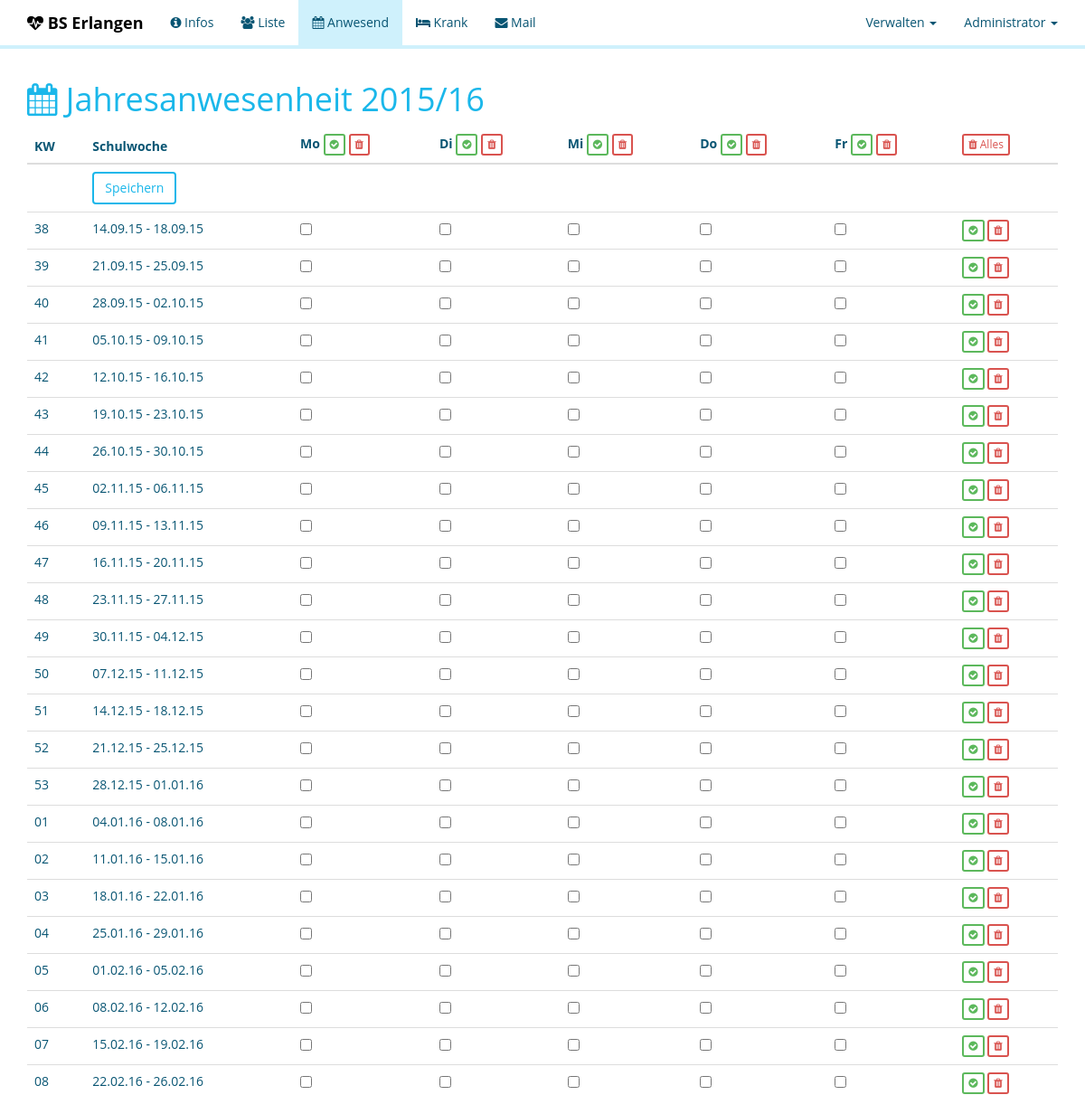
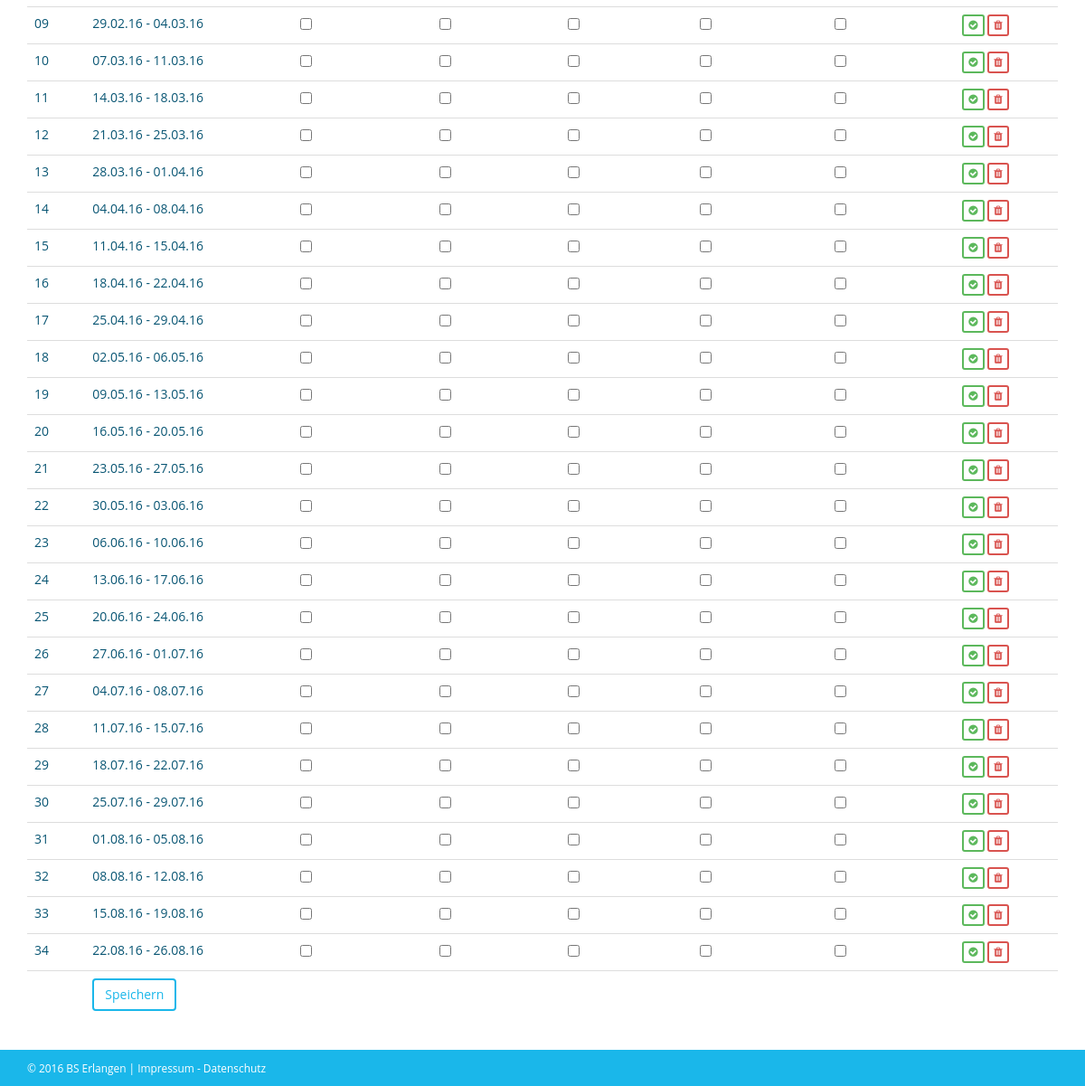
/?p=attendence (signed in), run on the app's committed database (2 pictures, top to bottom).
### tables this page shows
CREATE TABLE settings (
	  set_id        INT(11)       NOT NULL  AUTO_INCREMENT
	, set_start     DATE          NOT NULL                  COMMENT 'The first day of the school year'
	, set_end       DATE          NOT NULL                  COMMENT 'The last day of the school year'
	, PRIMARY KEY (set_id)
);

### php/contents/load.php (called while the page is built, shortened)
<?php
$p = isset($_GET['p']) ? trim($_GET['p']) : 'default';
switch ($p)
{
	case 'attendence':
		include_once __DIR__.'/attendence.php';
		break;
}
?>

### php/includes/database.php (called while the page is built, shortened)
<?php
class Database {
	private $conn;
	function __construct()
	{
		global $config;
		$this->conn = new PDO('mysql:dbname='.$config['db_name'].';host='.$config['db_host'].';port='.$config['db_port'].';charset=utf8', $config['db_user'], $config['db_pass']);
		$this->conn->setAttribute(PDO::ATTR_PERSISTENT, true);
		$this->conn->setAttribute(PDO::ATTR_ERRMODE, PDO::ERRMODE_EXCEPTION);
		$this->conn->query("SET lc_time_names = 'de_DE';");
	}
	public function getSettings()
	{
		$sql = "SELECT
	  set_start    AS start
	, set_end      AS end
FROM
	settings
WHERE
	set_id = 1
;";
		$stmt = $this->conn->prepare($sql);
		$stmt->execute();
		$res = $stmt->fetch(PDO::FETCH_OBJ);
		return $res;
	}
	public function getHolidays()
	{
		$sql = "SELECT
	  hol_id    AS id
	, hol_start AS start
	, hol_end   AS end
	, hol_weeks AS weeks
FROM
	  holidays
	, settings
WHERE
	set_start <= hol_end
	AND
	hol_start <= set_end
ORDER BY
	hol_start
;";
		$stmt = $this->conn->prepare($sql);
		$stmt->execute();
		$res = $stmt->fetchAll(PDO::FETCH_OBJ);
		return $res;
	}
	public function getAttendence($id)
	{
		$sql = "SELECT
	  att_week AS week
	, att_tue  AS tue
	, att_mon  AS mon
	, att_wed  AS wed
	, att_thu  AS thu
	, att_fri  AS fri
FROM
	attendences
JOIN
	settings ON set_id = 1
WHERE
	att_user = :id
	AND
	att_year = YEAR(set_start)
ORDER BY
	att_year, att_week
;";
		$stmt = $this->conn->prepare($sql);
		$stmt->bindValue(':id', $id);
		$stmt->execute();
		return $stmt->fetchAll(PDO::FETCH_OBJ);
	}
}
?>

### php/includes/include.php (called while the page is built, shortened)
<?php
require_once DIR.'/php/includes/database.php';
require_once DIR.'/php/includes/menu.php';
require_once DIR.'/php/includes/page.php';
$db = new Database();
?>

### php/contents/attendence.php (the view, shortened to what this page needs)
<?php
$notify = '';
function isHoliday($array, $unix_time, $settings = null)
{
	if (count($array) <= 0 || intval($unix_time) <= 0)
		return false;
	return false;
}
function isPresent($array, $week, $day)
{
	$allowed = array('mon', 'tue', 'wed', 'thu', 'fri');
	if (count($array) <= 0 || intval($week) <= 0 || !in_array($day, $allowed))
		return false;
	return false;
}
$weeks = array();
$settings = $db->getSettings();
$holidays = $db->getHolidays();
$attendence = $db->getAttendence(intval($_SESSION['id']));
$yearstart = strtotime($settings->start);
$yearend = strtotime($settings->end);
if (date('N', $yearstart) == 1)
{
	$weekstart = $yearstart;
}
else {
	$weekstart = strtotime('-'.(date('N', $yearstart) - 1).' day', $yearstart);
}
for ($week = $weekstart; $week <= $yearend; $week = strtotime('+ 1 week', $week))
{
	$w = date('W', $week);
	$tmp = '<tr>';
	$tmp.= '<td>'.$w.'</td>';
	$tmp.= '<td>'.date('d.m.y', $week).' - '.date('d.m.y', strtotime('+ 4 day', $week)).'</td>';
	if (isHoliday($holidays, $week, $settings))
	{
		$tmp.= '<td><input type="checkbox" name="week_'.$w.'_mon" value="1" disabled></td>';
	}
	else if (isPresent($attendence, $w, 'mon'))
	{
		$tmp.= '<td><input type="checkbox" name="week_'.$w.'_mon" value="1" checked="checked"></td>';
	}
	else
	{
		$tmp.= '<td><input type="checkbox" name="week_'.$w.'_mon" value="1" class="check_mon"></td>';
	}
	if (isHoliday($holidays, strtotime('+1 day', $week), $settings))
	{
		$tmp.= '<td><input type="checkbox" name="week_'.$w.'_tue" value="1" disabled></td>';
	}
	else if (isPresent($attendence, $w, 'tue'))
	{
		$tmp.= '<td><input type="checkbox" name="week_'.$w.'_tue" value="1" checked="checked"></td>';
	}
	else
	{
		$tmp.= '<td><input type="checkbox" name="week_'.$w.'_tue" value="1" class="check_tue"></td>';
	}
	if (isHoliday($holidays, strtotime('+2 day', $week), $settings))
	{
		$tmp.= '<td><input type="checkbox" name="week_'.$w.'_wed" value="1" disabled></td>';
	}
	else if (isPresent($attendence, $w, 'wed'))
	{
		$tmp.= '<td><input type="checkbox" name="week_'.$w.'_wed" value="1" checked="checked"></td>';
	}
	else
	{
		$tmp.= '<td><input type="checkbox" name="week_'.$w.'_wed" value="1" class="check_wed"></td>';
	}
	if (isHoliday($holidays, strtotime('+3 day', $week), $settings))
	{
		$tmp.= '<td><input type="checkbox" name="week_'.$w.'_thu" value="1" disabled></td>';
	}
	else if (isPresent($attendence, $w, 'thu'))
	{
		$tmp.= '<td><input type="checkbox" name="week_'.$w.'_thu" value="1" checked="checked"></td>';
	}
	else
	{
		$tmp.= '<td><input type="checkbox" name="week_'.$w.'_thu" value="1" class="check_thu"></td>';
	}
	if (isHoliday($holidays, strtotime('+4 day', $week), $settings))
	{
		$tmp.= '<td><input type="checkbox" name="week_'.$w.'_fri" value="1" disabled></td>';
	}
	else if (isPresent($attendence, $w, 'fri'))
	{
		$tmp.= '<td><input type="checkbox" name="week_'.$w.'_fri" value="1" checked="checked"></td>';
	}
	else
	{
		$tmp.= '<td><input type="checkbox" name="week_'.$w.'_fri" value="1" class="check_fri"></td>';
	}
	$tmp.= '<td>
		<button type="button" class="btn btn-success-outline btn-xs set-week" week="'.$w.'"><span class="fa fa-check-circle"></span></button>
		<button type="button" class="btn btn-danger-outline btn-xs unset-week" week="'.$w.'"><span class="fa fa-trash"></span></button>
	</td>';
	$tmp.= '</tr>';
	$weeks[] = $tmp;
}
$content = '
<h1><span class="fa fa-calendar"></span> Jahresanwesenheit '.date('Y', $yearstart).'/'.date('y', $yearend).'</h1>
<form method="post" action="'.URL.'/?p=attendence">
'.$notify.'
<table class="table">
	<thead>
		<tr>
			<th>KW</th>
			<th>Schulwoche</th>
			<th>
				Mo
				<button type="button" class="btn btn-xs btn-success-outline set-day" day="mon"><span class="fa fa-check-circle"></span></button>
				<button type="button" class="btn btn-xs btn-danger-outline unset-day" day="mon"><span class="fa fa-trash"></span></button>
			</th>
			<th>
				Di
				<button type="button" class="btn btn-xs btn-success-outline set-day" day="tue"><span class="fa fa-check-circle"></span></button>
				<button type="button" class="btn btn-xs btn-danger-outline unset-day" day="tue"><span class="fa fa-trash"></span></button>
			</th>
			<th>
				Mi
				<button type="button" class="btn btn-xs btn-success-outline set-day" day="wed"><span class="fa fa-check-circle"></span></button>
				<button type="button" class="btn btn-xs btn-danger-outline unset-day" day="wed"><span class="fa fa-trash"></span></button>
			</th>
			<th>
				Do
				<button type="button" class="btn btn-xs btn-success-outline set-day" day="thu"><span class="fa fa-check-circle"></span></button>
				<button type="button" class="btn btn-xs btn-danger-outline unset-day" day="thu"><span class="fa fa-trash"></span></button>
			</th>
			<th>
				Fr
				<button type="button" class="btn btn-xs btn-success-outline set-day" day="fri"><span class="fa fa-check-circle"></span></button>
				<button type="button" class="btn btn-xs btn-danger-outline unset-day" day="fri"><span class="fa fa-trash"></span></button>
			</th>
			<th><button type="button" class="btn btn-xs btn-danger-outline unset"><span class="fa fa-trash"></span> Alles</button></th>
		</tr>
	</thead>
	<tbody>
		<tr>
			<td></td>
			<td><button type="submit" class="btn btn-bs-outline">Speichern</button></td>
			<td></td>
			<td></td>
			<td></td>
			<td></td>
			<td></td>
			<td></td>
		</tr>
		'.implode(PHP_EOL, $weeks).'
		<tr>
			<td></td>
			<td><button type="submit" class="btn btn-bs-outline">Speichern</button></td>
			<td></td>
			<td></td>
			<td></td>
			<td></td>
			<td></td>
			<td></td>
		</tr>
	</tbody>
</table>
</form>
';
?>

### php/includes/page.php (shortened to what this page needs)
<?php
class Page
{
	private $layout;
	private $title;
	private $brand;
	private $js;
	private $css;
	private $content;
	private $footer;
	private $menu;
	function __construct($file)
	{
		$this->js = array();
		$this->css = array();
		$this->menu = array();
		$this->layout = file_get_contents($file);
	}
	function __toString()
	{
		return $this->replace();
	}
	public function addJS($file)
	{
		$this->js[] = '<script type="text/javascript" src="'.$file.'"></script>';
	}
	public function addCSS($file)
	{
		$this->css[] = '<link rel="stylesheet" type="text/css" href="'.$file.'">';
	}
	public function addMenu(Menu $menu)
	{
		$this->menu[] = $menu;
	}
	public function setBrand($brand)
	{
		$this->brand = $brand;
	}
	public function setTitle($title)
	{
		$this->title = $title;
	}
	public function setFooter($footer)
	{
		$this->footer = $footer;
	}
	public function setContent($content)
	{
		$this->content = $content;
	}
	private function replace()
	{
		$css = implode(PHP_EOL, $this->css);
		$js = implode(PHP_EOL, $this->js);
		$menu = '';
		foreach ($this->menu as $m)
			$menu .= $m;
		$src = array('{CSS}', '{JS}', '{BRAND}', '{TITLE}', '{MENU}', '{CONTENT}', '{FOOTER}', '{URL}');
		$dst = array($css, $js, $this->brand, $this->title, $menu, $this->content, $this->footer, URL);
		return str_replace($src, $dst, $this->layout);
	}
}
?>

### index.php (shortened to what this page needs)
<?php
require_once DIR.'/php/includes/include.php';
$page = new AMWD\Page(DIR.'/php/layout.html');
$page->setBrand('<span class="fa fa-heartbeat"></span> BS Erlangen');
$page->setTitle('SSD BS Erlangen');
$page->setFooter('&copy; '.date('Y').' BS Erlangen | <a href="'.URL.'/?p=imprint">Impressum</a> - <a href="'.URL.'/?p=privacy">Datenschutz</a>');
$page->addCSS('https://maxcdn.bootstrapcdn.com/bootstrap/3.3.6/css/bootstrap.min.css');
$page->addCSS(URL.'/css/bootstrap-outline.min.css');
$page->addCSS('https://maxcdn.bootstrapcdn.com/font-awesome/4.6.1/css/font-awesome.min.css');
$page->addCSS(URL.'/submodules/datepicker/dist/css/bootstrap-datepicker3.min.css');
$page->addCSS(URL.'/css/layout.min.css');
$page->addCSS(URL.'/css/main.css');
$page->addJS('https://code.jquery.com/jquery-2.2.3.min.js');
$page->addJS('https://maxcdn.bootstrapcdn.com/bootstrap/3.3.6/js/bootstrap.min.js');
$page->addJS(URL.'/submodules/datepicker/dist/js/bootstrap-datepicker.min.js');
$page->addJS(URL.'/submodules/datepicker/dist/locales/bootstrap-datepicker.de.min.js');
$page->addJS(URL.'/js/api.js');
$page->addJS(URL.'/js/main.js');
require_once DIR.'/php/contents/load.php';
echo $page;
?>

### php/includes/menu.php (shortened to what this page needs)
<?php
class Menu
{
	private $menu;
	private $right;
	function __construct($floatRight = false)
	{
		$this->right = $floatRight;
		$this->menu = array();
	}
	function __toString()
	{
		return $this->build();
	}
	public function addNode($name, $link, $active = false)
	{
		$node = new MenuNode($name, $link, $active);
		$this->menu[] = $node;
		return $node;
	}
	private function build()
	{
		$menu = '<ul class="nav navbar-nav'.($this->right ? ' navbar-right' : '').'">';
		foreach ($this->menu as $node)
		{
			$menu .= $node;
		}
		$menu .= '</ul>';
		return $menu;
	}
}
class MenuNode
{
	private $link;
	private $name;
	private $active;
	private $submenu;
	function __construct($name, $link, $active = false)
	{
		$this->link = $link;
		$this->name = $name;
		$this->active = $active;
		$this->submenu = array();
	}
	function __toString()
	{
		return $this->build();
	}
	public function addSubmenu(MenuNode $node)
	{
		$this->submenu[] = $node;
	}
	private function build()
	{
		$class = $this->active ? 'active' : '';
		if (count($this->submenu) > 0)
			$class .= 'dropdown';
		$node = empty($class) ? '<li>' : '<li class="'.$class.'">';
		if (strpos($class, 'dropdown') === false)
		{
			$node .= '<a href="'.$this->link.'">'.$this->name.'</a>';
		}
		else
		{
			$node .= '<a href="'.$this->link.'" class="dropdown-toggle" data-toggle="dropdown" role="button" aria-haspopup="true" aria-expanded="false">'.$this->name.' <span class="caret"></span></a>';
		}
		if (count($this->submenu) > 0)
		{
			$node .= '<ul class="dropdown-menu">';
			foreach ($this->submenu as $sub)
			{
				$node .= $sub;
			}
			$node .= '</ul>';
		}
		$node .= '</li>';
		return $node;
	}
}
?>

### data on the page
settings: set_start "2015", set_end "16", set_start "38", set_start "14.09.15", set_start "18.09.15"

### other printed values
$page "BS Erlangen © 2016 BS Erlangen | Impressum - Datenschutz"
$this->name "Infos Liste Anwesend Krank Mail"
$this->name "Verwalten Administrator"
$w "39 40 41 42 43 44 45 46 47 48 49 50 51 52 53 01 02 03 04 05 06 07 08 09 10 11 12 13 14 15 16 17 18 19 20 21 22 23 24 25 26 27 28 29 30 31 32 33 34"
